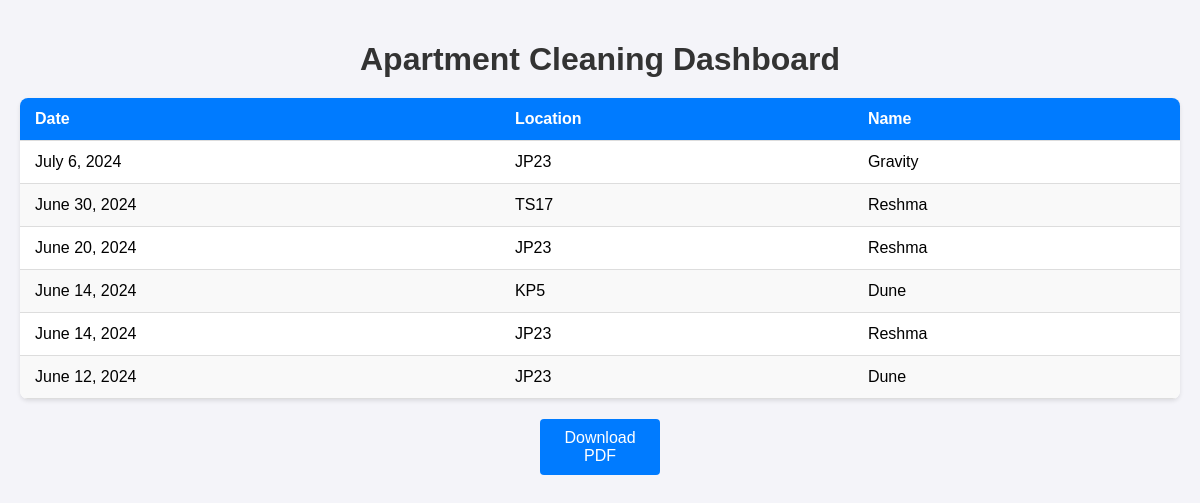
The app's page /apartment_cleaning_dashboard/ with its own data.
### pizza_ordering/models.py (models this page shows)
class ApartmentCleaning(models.Model):
    LOCATION_CHOICES = [
        ('JP23', 'JP23'),
        ('KP5', 'KP5'),
        ('TS17', 'TS17'),
    ]
    location = models.CharField(max_length=50, choices=LOCATION_CHOICES, default='JP23')
    date = models.DateField()
    name = models.CharField(max_length=100)
    class Meta:
        verbose_name = "Apartment Cleaning(Wednesday)"
        verbose_name_plural = "Apartment Cleaning(Wednesday)"

### pizza_ordering/views.py (the view)
# urls.py: path('apartment_cleaning_dashboard/', views.apartment_cleaning_dashboard, name='apartment_cleaning_dashboard'),
def apartment_cleaning_dashboard(request):
    apartment_cleaning_forms = ApartmentCleaning.objects.all().order_by('-date')
    return render(request, 'pizza_ordering/apartmentcleaningdashboard.html', {'apartment_cleaning_forms': apartment_cleaning_forms})

### pizza_ordering/templates/pizza_ordering/apartmentcleaningdashboard.html (shortened to what this page needs)
<!DOCTYPE html>
<html lang="en">
<head>
</head>
<body>
    <h1>Apartment Cleaning Dashboard</h1>
    <table id="dashboard-table">
        <thead>
            <tr>
                <th>Date</th>
                <th>Location</th>
                <th>Name</th>
            </tr>
        </thead>
        <tbody>
            {% for apartment_cleaning_form in apartment_cleaning_forms %}
            <tr>
                <td>{{ apartment_cleaning_form.date }}</td>
                <td>{{ apartment_cleaning_form.location }}</td>
                <td>{{ apartment_cleaning_form.name }}</td>
            </tr>
            {% endfor %}
        </tbody>
    </table>
    <button id="download-pdf-btn">Download PDF</button>
</body>
</html>

### pizza_ordering/templates/pizza_ordering/apartmentcleaningdashboard.html (style rules this page uses)
body { font-family: Arial, sans-serif; background-color: #f4f4f9; margin: 0; padding: 20px; }
h1 { text-align: center; color: #333; margin-bottom: 20px; }
table { width: 100%; border-collapse: collapse; margin: 20px 0; box-shadow: 0 2px 4px rgba(0, 0, 0, 0.1); background-color: #fff; border-radius: 8px; overflow: hidden; }
th, td { padding: 12px 15px; text-align: left; border-bottom: 1px solid #ddd; }
th { background-color: #007bff; color: white; }
tbody tr:nth-child(even) { background-color: #f9f9f9; }
button { display: block; width: 120px; padding: 10px; background-color: #007bff; color: #fff; border: none; border-radius: 4px; font-size: 16px; cursor: pointer; margin: 20px auto; transition: background-color 0.3s ease; }

### records on screen
ApartmentCleaning: date "July 6, 2024", location "JP23", name "Gravity"
ApartmentCleaning: date "June 30, 2024", location "TS17", name "Reshma"
ApartmentCleaning: date "June 20, 2024", location "JP23", name "Reshma"
ApartmentCleaning: date "June 14, 2024", location "KP5", name "Dune"
ApartmentCleaning: date "June 14, 2024", location "JP23", name "Reshma"
ApartmentCleaning: date "June 12, 2024", location "JP23", name "Dune"
